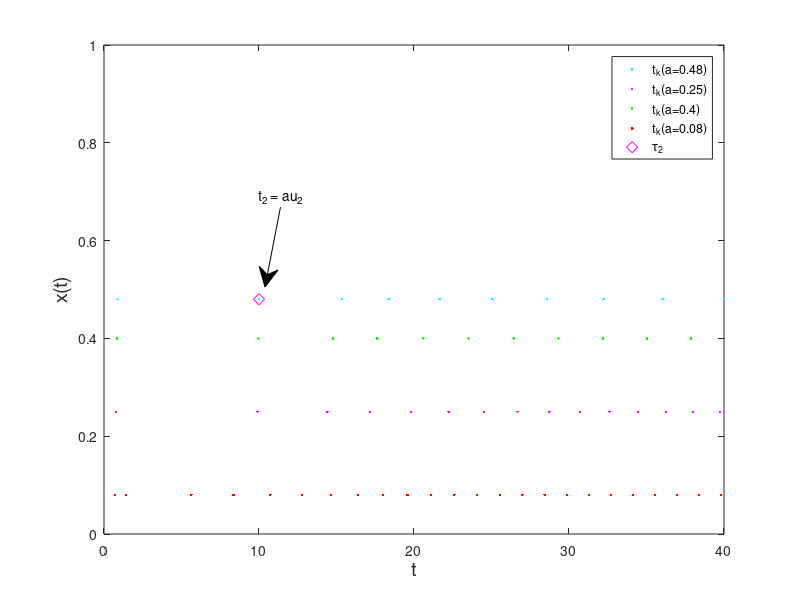

MATLAB code for this plot:
close all
clear;clc
aa=[0.48 0.25 0.4 0.08];
c={'.c';'.m';'.g';'.r'};%colors
for i=1:4
 a=aa(i);
A=[1 -1;2 -1];
B=[0.5 0.2;0.5 -1];
h=0.001;%%%%%%%%%%%step=h
tend=40;
x_0=[1 ;-2];
tt=0:h:tend;
x=x_0;
xx=x_0;
t_k=0;%%%%%%%%initial instant
x_k=x_0;
T_k2=[];%%%%%%%%%record event-triggering instants
P=[110.1028 -25.8098;-25.8098 190.4531];
I=eye(2);
D=[-1.3816 -0.0873;-0.3314 -1.600];
for t=h:h:tend
 F=tanh(x);
x=x+(A*x+B*F)*h;
if (t-t_k>0.0 && (x'*P*x)>=exp(a)*(x_k'*P*x_k))||t-t_k>=9.129
 t_k=t;
 T_k2=[T_k2;t_k];
 x=(I+D)*x;
 x_k=x;
end
xx=[xx,x];
end
y2=a*ones(1,length(T_k2));
plot(T_k2,y2,c{i})
hold on
end
ylim([0,1])
xlabel('t','FontSize',14);
ylabel('x(t)','FontSize',14);
annotation("textarrow", [0.3506 0.3312], [0.6548 0.5216], "String", "t_2 = \tau_2")
plot(10,0.48,'mdiamond','MarkerSize', 8)
legend('t_k(a=0.48)','t_k(a=0.25)','t_k(a=0.4)','t_k(a=0.08)','\tau_2','Location','Best')